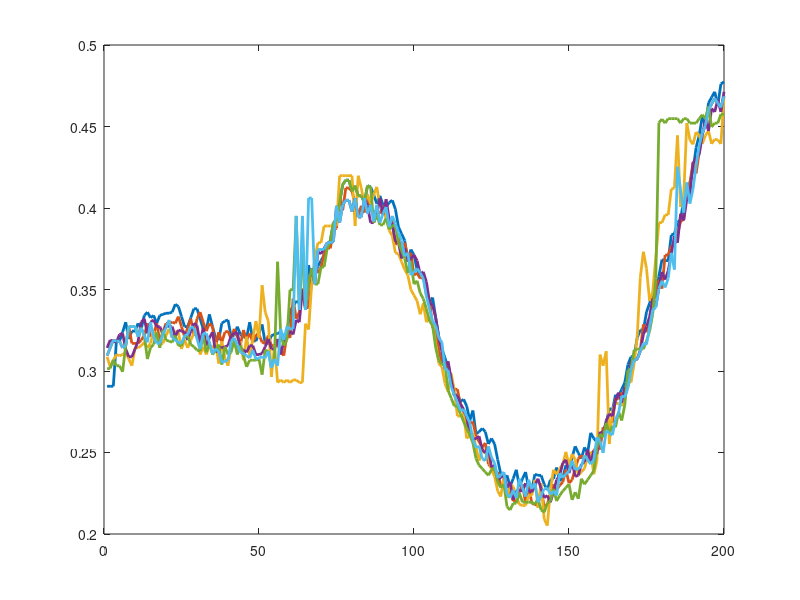

Recreate this plot in MATLAB.
clear;
load("dist_kf.mat")
MIC_NUM = 6;
figure
for i = 1:MIC_NUM
    plot(dist_matrix(i, :), 'LineWidth', 2); hold on;
end
hold off;
